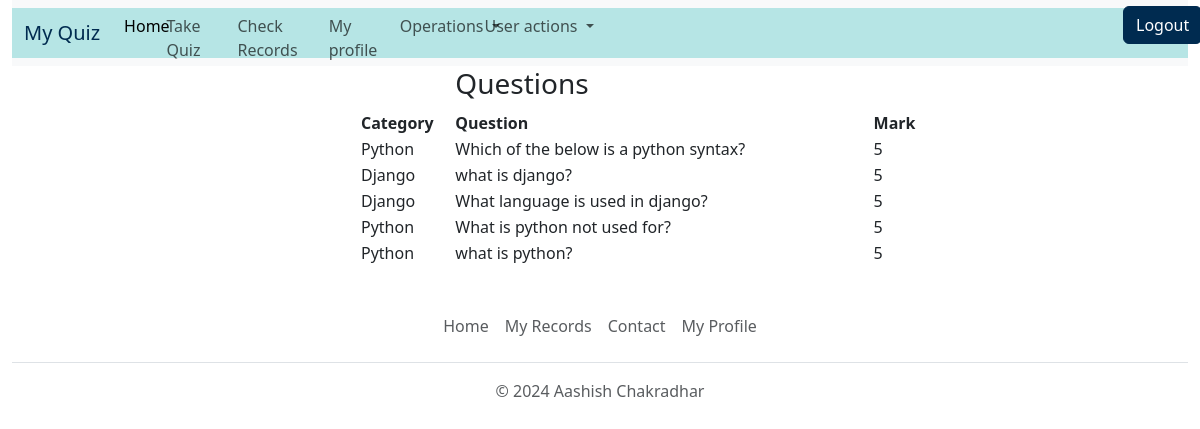
Before: /view-question (signed in) with the older database file.
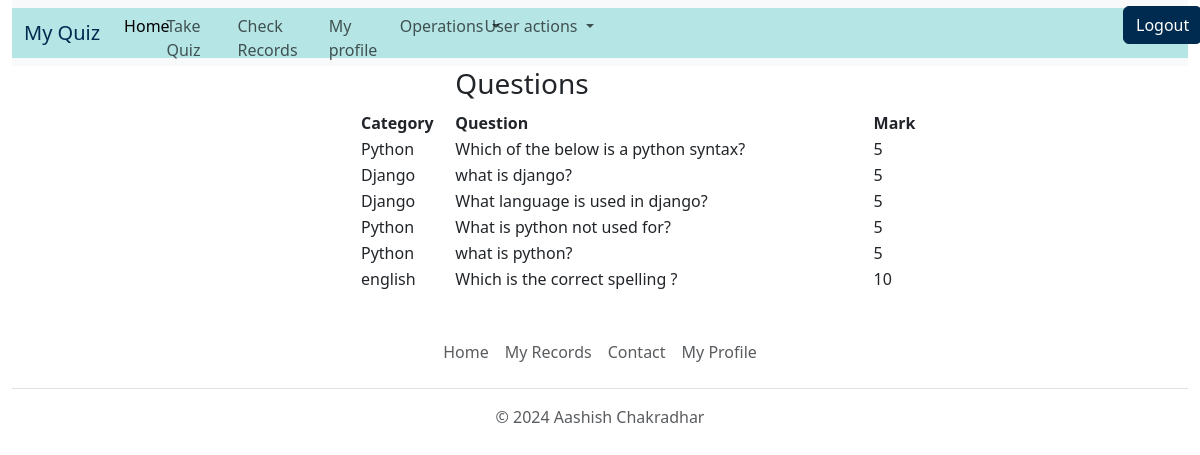
After: the same page with the newer database file.
### quiz/models.py (models this page shows, shortened)
class BaseModel(models.Model):
    uid=models.UUIDField(primary_key=True,default=uuid.uuid4,editable=False)
    created_at=models.DateField(auto_now_add=True)
    updated_at=models.DateField(auto_now=True)
    class Meta:
        abstract=True

class Question(BaseModel):
    category = models.ForeignKey(Category, related_name='category', on_delete=models.CASCADE)
    user= models.ForeignKey(User, on_delete=models.CASCADE)
    question=models.CharField(max_length=100)
    marks=models.IntegerField(default=5)

class Category(BaseModel):
    category_name = models.CharField(max_length=15, default='Uncatogarized')
    user= models.ForeignKey(User, on_delete=models.CASCADE)
    def __str__(self):
        return self.category_name

### quiz/views.py (the view)
# urls.py: path('view-question',views.view_question,name='view_question'),
def view_question(request):
    if request.user.is_anonymous:
        return redirect("/login")
    else:
        if request.user.is_superuser:
            try:
                all_question = Question.objects.all()
                context = {'questions': all_question}
                return render(request, 'question_view.html', context)
            except Exception as e:
                messages.error(request, str(e))
            return render(request, 'index.html')
        else:
            messages.error(request, "View Fail: User is not a superuser")
            return render(request,"permission.html")

### templates/question_view.html (shortened to what this page needs)
{% extends "base.html" %}
{% block body %}
    <div style="width:50%; text-align: left; margin-left:30%;">
        <table>
            <tr>
                <th></th>
                <th>
                    <h3>Questions</h3>
                </th>
                <th></th>
            </tr>
            <tr>
                <th style="width:100px">
                    Category
                </th>
                <th style="width:500px">
                    Question
                </th>
                <th style="width:100px">
                    Mark
                </th>
            </tr>
            {% for question in questions %}
                <tr>
                    <td>
                        {{question.category}}
                    </td>
                    <td>
                        {{question.question}}
                    </td>
                    <td>
                        {{question.marks}}
                    </td>
                </tr>
            {% endfor %}
        </table>
    </div>
{% endblock body %}

Changed rows visible on the page:
added Question: category "english", question "Which is the correct spelling ?", marks "10"
